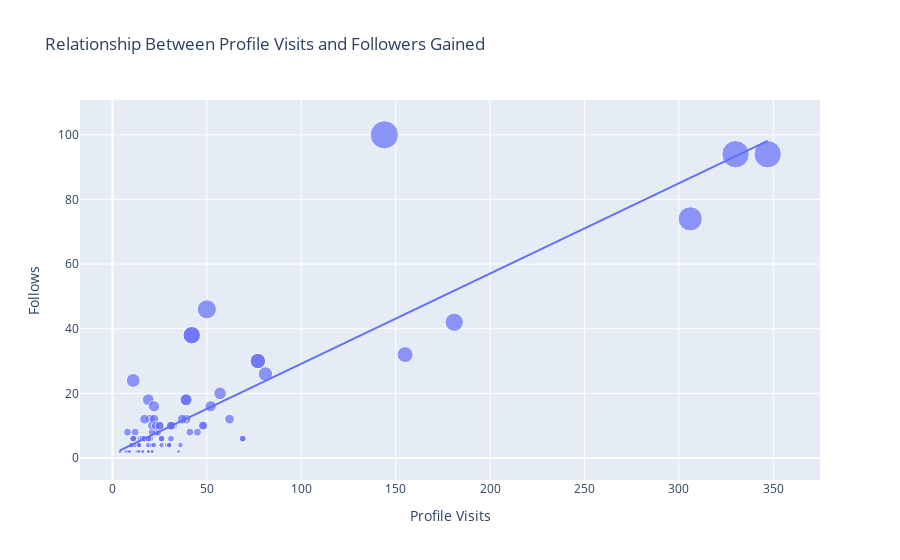

The cell this chart's notebook holds for it:
### Code cell
figure = px.scatter(data_frame = data, x="Profile Visits",
                    y="Follows", size="Follows", trendline="ols", 
                    title = "Relationship Between Profile Visits and Followers Gained")
figure.show()

### Figure 1 — Plotly figure (JSON) as saved in the notebook; plotly's stock layout.template omitted (floating-point values rounded to 4 significant figures)
{"data": [{"hovertemplate": "Profile Visits=%{x}<br>Follows=%{marker.size}<extra></extra>", "legendgroup": "", "marker": {"color": "#636efa", "size": [2, 10, 12, 8, 0, 2, 0, 6, 4, 6, 4, 0, 2, 4, 42, 6, 2, 2, 30, 0, 0, 24, 100, 2, 4, 6, 6, 6, 2, 2, 20, 2, 4, 8, 26, 2, 2, 4, 0, 2, 94, 8, 18, 10, 4, 4, 4, 4, 18, 38, 10, 12, 4, 4, 74, 0, 6, 6, 0, 6, 12, 10, 8, 8, 46, 12, 10, 94, 6, 10, 6, 4, 12, 16, 12, 8, 32, 8, 16, 6, 10, 10, 6, 2, 2, 30, 0, 4, 4, 18, 38, 10, 2, 4, 6, 6, 6, 2, 2], "sizemode": "area", "sizeref": 0.25, "symbol": "circle"}, "mode": "markers", "name": "", "orientation": "v", "showlegend": false, "type": "scatter", "x": [35, 48, 62, 23, 8, 9, 26, 12, 36, 31, 29, 15, 8, 20, 181, 17, 16, 21, 77, 10, 9, 11, 144, 14, 10, 19, 69, 11, 19, 9, 57, 13, 11, 24, 81, 4, 7, 14, 18, 8, 330, 21, 19, 32, 19, 21, 14, 30, 39, 42, 31, 20, 12, 22, 306, 13, 26, 16, 15, 15, 39, 21, 8, 45, 50, 37, 25, 347, 26, 48, 16, 26, 17, 52, 22, 41, 155, 12, 22, 20, 23, 25, 17, 16, 21, 77, 10, 14, 30, 39, 42, 31, 14, 10, 19, 69, 11, 19, 9], "xaxis": "x", "y": [2, 10, 12, 8, 0, 2, 0, 6, 4, 6, 4, 0, 2, 4, 42, 6, 2, 2, 30, 0, 0, 24, 100, 2, 4, 6, 6, 6, 2, 2, 20, 2, 4, 8, 26, 2, 2, 4, 0, 2, 94, 8, 18, 10, 4, 4, 4, 4, 18, 38, 10, 12, 4, 4, 74, 0, 6, 6, 0, 6, 12, 10, 8, 8, 46, 12, 10, 94, 6, 10, 6, 4, 12, 16, 12, 8, 32, 8, 16, 6, 10, 10, 6, 2, 2, 30, 0, 4, 4, 18, 38, 10, 2, 4, 6, 6, 6, 2, 2], "yaxis": "y"}, {"hovertemplate": "<b>OLS trendline</b><br>Follows = 0.279105 * Profile Visits + 1.25541<br>R<sup>2</sup>=0.761888<br><br>Profile Visits=%{x}<br>Follows=%{y} <b>(trend)</b><extra></extra>", "legendgroup": "", "marker": {"color": "#636efa", "symbol": "circle"}, "mode": "lines", "name": "", "showlegend": false, "type": "scatter", "x": [4, 7, 8, 8, 8, 8, 9, 9, 9, 9, 10, 10, 10, 10, 11, 11, 11, 11, 12, 12, 12, 13, 13, 14, 14, 14, 14, 14, 15, 15, 15, 16, 16, 16, 16, 17, 17, 17, 18, 19, 19, 19, 19, 19, 19, 20, 20, 20, 21, 21, 21, 21, 21, 22, 22, 22, 23, 23, 24, 25, 25, 26, 26, 26, 26, 29, 30, 30, 31, 31, 31, 32, 35, 36, 37, 39, 39, 39, 41, 42, 42, 45, 48, 48, 50, 52, 57, 62, 69, 69, 77, 77, 81, 144, 155, 181, 306, 330, 347], "xaxis": "x", "y": [2.372, 3.209, 3.488, 3.488, 3.488, 3.488, 3.767, 3.767, 3.767, 3.767, 4.046, 4.046, 4.046, 4.046, 4.326, 4.326, 4.326, 4.326, 4.605, 4.605, 4.605, 4.884, 4.884, 5.163, 5.163, 5.163, 5.163, 5.163, 5.442, 5.442, 5.442, 5.721, 5.721, 5.721, 5.721, 6.0, 6.0, 6.0, 6.279, 6.558, 6.558, 6.558, 6.558, 6.558, 6.558, 6.838, 6.838, 6.838, 7.117, 7.117, 7.117, 7.117, 7.117, 7.396, 7.396, 7.396, 7.675, 7.675, 7.954, 8.233, 8.233, 8.512, 8.512, 8.512, 8.512, 9.349, 9.629, 9.629, 9.908, 9.908, 9.908, 10.19, 11.02, 11.3, 11.58, 12.14, 12.14, 12.14, 12.7, 12.98, 12.98, 13.82, 14.65, 14.65, 15.21, 15.77, 17.16, 18.56, 20.51, 20.51, 22.75, 22.75, 23.86, 41.45, 44.52, 51.77, 86.66, 93.36, 98.1], "yaxis": "y"}], "layout": {"legend": {"itemsizing": "constant", "tracegroupgap": 0}, "title": {"text": "Relationship Between Profile Visits and Followers Gained"}, "xaxis": {"anchor": "y", "domain": [0, 1], "title": {"text": "Profile Visits"}}, "yaxis": {"anchor": "x", "domain": [0, 1], "title": {"text": "Follows"}}}}
